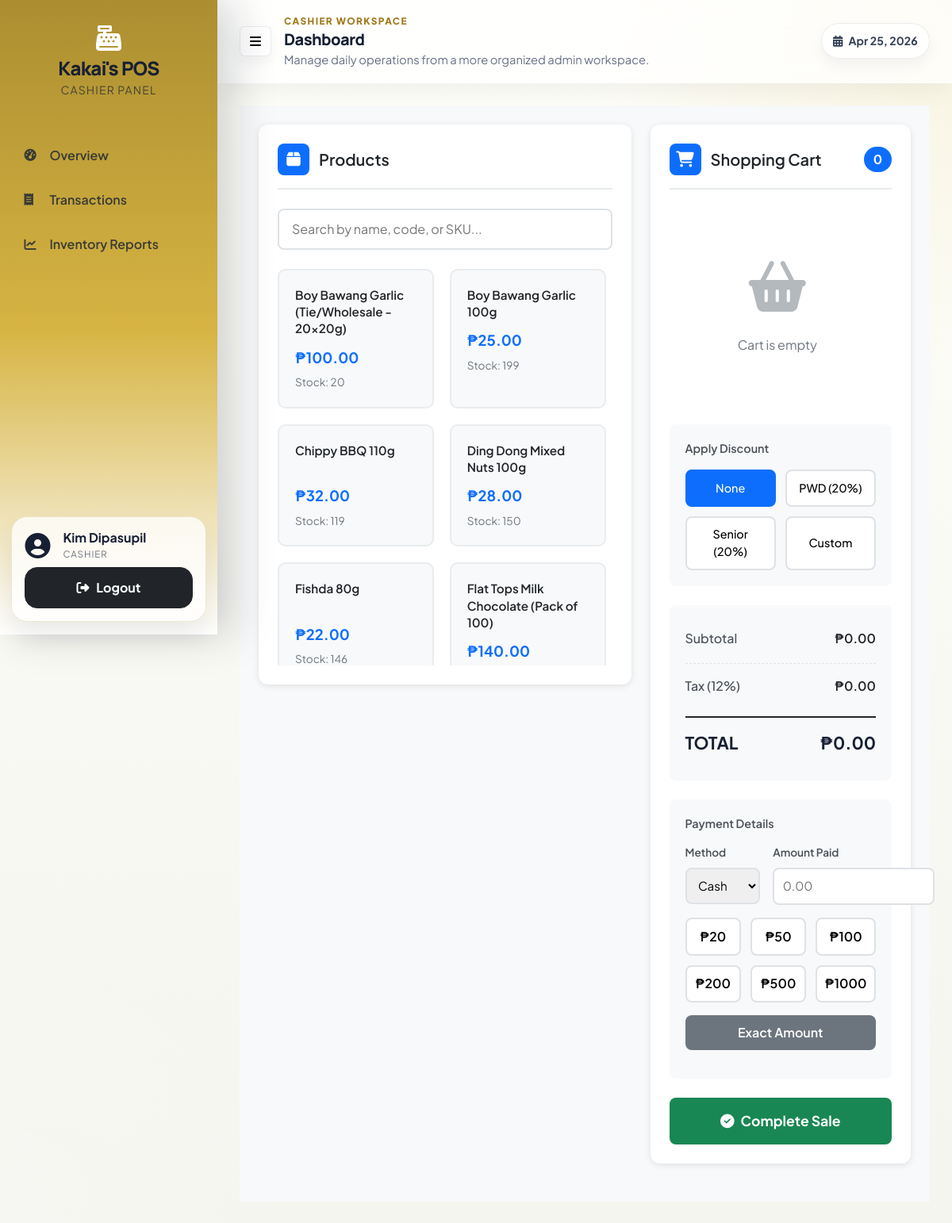
The app's page /POS/cashier/pos_clean.php (signed in) with its own data.
### tables this page shows
CREATE TABLE `products` (
  `id` int(11) NOT NULL,
  `name` varchar(100) NOT NULL,
  `sku` varchar(64) DEFAULT NULL,
  `category_id` int(11) DEFAULT NULL,
  `price` decimal(10,2) NOT NULL,
  `stock_quantity` int(11) DEFAULT 0,
  `low_stock_threshold` int(11) DEFAULT 10,
  `barcode` varchar(100) DEFAULT NULL,
  `expiry` date DEFAULT NULL,
  `description` text DEFAULT NULL,
  `status` enum('active','inactive') DEFAULT 'active',
  `created_at` timestamp NULL DEFAULT current_timestamp(),
  `updated_at` timestamp NULL DEFAULT current_timestamp() ON UPDATE current_timestamp(),
  `last_updated_by` int(11) DEFAULT NULL
);

### POS/app/config.php (called while the page is built, shortened)
<?php
spl_autoload_register(function ($className) {
    $directories = [
        'classes/',
        'controllers/',
        'helpers/'
    ];
    foreach ($directories as $dir) {
        $file = APP_ROOT . '/' . $dir . $className . '.php';
        if (file_exists($file)) {
            return;
        }
    }
});
?>

### POS/app/classes/Database.php (called while the page is built)
<?php
class Database {
    private static $instance = null;
    private $connection;
    private function __construct() {
        try {
            $this->connection = new PDO(
                "mysql:host=" . DB_HOST . ";dbname=" . DB_NAME,
                DB_USER,
                DB_PASS
            );
            $this->connection->setAttribute(PDO::ATTR_ERRMODE, PDO::ERRMODE_EXCEPTION);
        } catch(PDOException $e) {
            die("Connection failed: " . $e->getMessage());
        }
    }
    public static function getInstance() {
        if (self::$instance === null) {
            self::$instance = new self();
        }
        return self::$instance;
    }
    public function getConnection() {
        return $this->connection;
    }
}
?>

### POS/app/controllers/POSController.php (called while the page is built, shortened)
<?php
class POSController {
    private $db;
    public function __construct() {
        $this->db = Database::getInstance()->getConnection();
    }
    public function getProducts($search = '', $category = '') {
        try {
            $sql = "SELECT * FROM products WHERE status = 'active' AND stock_quantity > 0";
            $params = [];
            $sql .= " ORDER BY name ASC";
            $stmt = $this->db->prepare($sql);
            $stmt->execute($params);
            return $stmt->fetchAll(PDO::FETCH_ASSOC);
        } catch(PDOException $e) {
            return [];
        }
    }
}
?>

### POS/cashier/pos_clean.php (the view, shortened to what this page needs)
<?php
require_once __DIR__ . '/../app/config.php';
$posController = new POSController();
$search = $_GET['search'] ?? '';
$category = $_GET['category'] ?? '';
$products = $posController->getProducts($search, $category);
?>
<div class="pos-wrapper">
    <div class="row g-4">
        <div class="col-lg-7">
            <div class="pos-card">
                <div class="card-header">
                    <div class="card-title">
                        <div class="title-icon">
                            <i class="fas fa-box"></i>
                        </div>
                        Products
                    </div>
                </div>
                <div class="search-wrapper">
                    <input type="text"
                           id="product-search"
                           class="search-input"
                           placeholder="Search by name, code, or SKU...">
                </div>
                <div class="products-container">
                    <div class="products-grid">
                        <?php if (empty($products)): ?>
                            <div class="col-12 text-center py-5">
                                <p class="text-muted">No products found</p>
                            </div>
                        <?php else: ?>
                            <?php foreach ($products as $product): ?>
                                <div class="product-item" onclick="addToCart(<?= htmlspecialchars(json_encode($product)) ?>)">
                                    <div class="product-name"><?= htmlspecialchars($product['name']) ?></div>
                                    <div class="product-price">₱<?= number_format($product['price'], 2) ?></div>
                                    <div class="product-stock">Stock: <?= $product['stock_quantity'] ?? 0 ?></div>
                                </div>
                            <?php endforeach; ?>
                        <?php endif; ?>
                    </div>
                </div>
            </div>
        </div>
        <div class="col-lg-5">
            <div class="pos-card">
                <div class="card-header">
                    <div class="card-title">
                        <div class="title-icon">
                            <i class="fas fa-shopping-cart"></i>
                        </div>
                        Shopping Cart
                    </div>
                    <span class="badge bg-primary" id="cart-count" style="font-size: 1rem; padding: 0.5rem 0.75rem;">0</span>
                </div>
                <div class="cart-items-wrapper" id="cart-items">
                    <div class="empty-cart-message">
                        <div class="empty-cart-icon">
                            <i class="fas fa-shopping-basket"></i>
                        </div>
                        <p>Cart is empty</p>
                    </div>
                </div>
                <div class="discount-wrapper">
                    <label class="discount-label">Apply Discount</label>
                    <div class="discount-grid">
                        <button class="discount-button active" data-discount="0">None</button>
                        <button class="discount-button" data-discount="20" data-type="PWD">PWD (20%)</button>
                        <button class="discount-button" data-discount="20" data-type="Senior">Senior (20%)</button>
                        <button class="discount-button" data-discount="custom">Custom</button>
                    </div>
                </div>
                <div class="summary-wrapper">
                    <div class="summary-line">
                        <span class="summary-label">Subtotal</span>
                        <span class="summary-value">₱<span id="subtotal">0.00</span></span>
                    </div>
                    <div class="summary-line divider">
                        <span class="summary-label">Tax (12%)</span>
                        <span class="summary-value">₱<span id="tax">0.00</span></span>
                    </div>
                    <div class="summary-line total-line">
                        <span>TOTAL</span>
                        <span>₱<span id="total">0.00</span></span>
                    </div>
                </div>
                <div class="payment-wrapper">
                    <label class="payment-label">Payment Details</label>
                    <div class="payment-row">
                        <div class="form-field">
                            <label class="field-label">Method</label>
                            <select id="payment-method" class="field-input">
                                <option value="cash">Cash</option>
                            </select>
                        </div>
                        <div class="form-field">
                            <label class="field-label">Amount Paid</label>
                            <input type="number"
                                   id="amount-paid"
                                   class="field-input"
                                   placeholder="0.00"
                                   step="0.01">
                        </div>
                    </div>
                    <div class="quick-amounts-grid">
                        <button class="quick-amount-btn" data-amount="20">₱20</button>
                        <button class="quick-amount-btn" data-amount="50">₱50</button>
                        <button class="quick-amount-btn" data-amount="100">₱100</button>
                        <button class="quick-amount-btn" data-amount="200">₱200</button>
                        <button class="quick-amount-btn" data-amount="500">₱500</button>
                        <button class="quick-amount-btn" data-amount="1000">₱1000</button>
                    </div>
                    <button class="exact-amount-btn" id="exact-amount">Exact Amount</button>
                </div>
                <button class="complete-btn" id="complete-sale">
                    <i class="fas fa-check-circle"></i>
                    Complete Sale
                </button>
            </div>
        </div>
    </div>
</div>
<?php
require_once '../../app/views/layout.php';
?>

### POS/app/views/layout.php (style rules this page uses)
:root { --brand: #D4AF37; --brand-deep: #AA8C2C; --brand-soft: #FFF8DC; --accent: #C79A2B; --accent-deep: #9F7A1C; --accent-soft: #F3E4A8; --accent-rgb: 170, 140, 44; --ink: #172033; --muted: #667085; --line: rgba(23, 32, 51, 0.08); --surface: rgba(255, 255, 255, 0.92); --surface-strong: #ffffff; --shadow-lg: 0 24px 60px rgba(17, 24, 39, 0.12); --shadow-md: 0 12px 30px rgba(17, 24, 39, 0.08); --radius-lg: 24px; --radius-md: 18px; --radius-sm: 14px; }
body { min-height: 100vh; color: var(--ink); background: radial-gradient(circle at top right, rgba(212, 175, 55, 0.12), transparent 24%), radial-gradient(circle at bottom left, rgba(255, 255, 255, 0.15), transparent 22%), linear-gradient(180deg, #fefef8 0%, #f5f5f0 100%); font-family: 'Plus Jakarta Sans', 'Segoe UI', sans-serif; overflow-x: hidden; }
.badge { border-radius: 999px; padding: 0.5em 0.8em; font-weight: 700; }

### records on screen
products: name "Boy Bawang Garlic (Tie/Wholesale - 20x20g)", price "100.00", stock_quantity "20"
products: name "Boy Bawang Garlic 100g", price "25.00", stock_quantity "199"
products: name "Chippy BBQ 110g", price "32.00", stock_quantity "119"
products: name "Ding Dong Mixed Nuts 100g", price "28.00", stock_quantity "150"
products: name "Fishda 80g", price "22.00", stock_quantity "146"
products: name "Flat Tops Milk Chocolate (Pack of 100)", price "140.00"

### other values on screen
$roleLabel "CASHIER"
$displayName "Kim Dipasupil"
$pageName "Dashboard"
$pageSubtitle "Manage daily operations from a more organized admin workspace."
